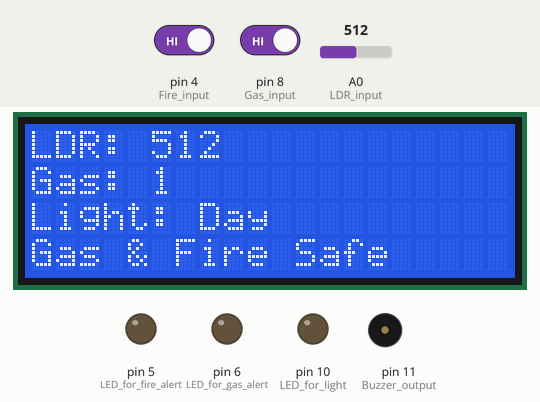
Recording of a sketch running on a simulated Arduino Uno, built with avr-gcc and run on an emulated ATmega328P. On the bench: 20×4 character LCD, output pins drawn as LEDs (lit = HIGH), buzzer (waves = sounding). Dashed ring = blinking. The test bench sets the inputs (shaded band); at power-on: pin 4 (Fire_input) HIGH, pin 8 (Gas_input) HIGH, A0 (LDR_input) = 512. What the sketch prints to the serial monitor is not drawn.

Above: at 3.2 s.
3.3 s: pin 4 (Fire_input) driven LOW
At 3.93 s:
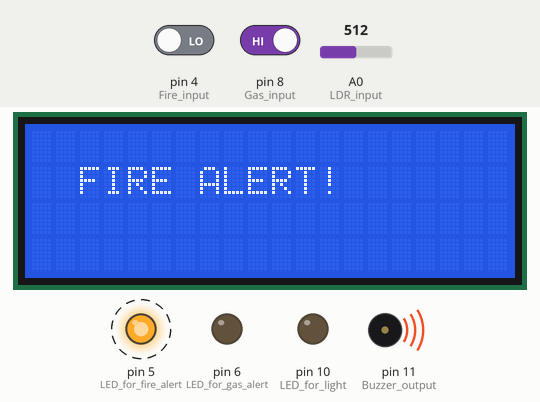
6.1 s: pin 8 (Gas_input) driven LOW
At 6.9 s:
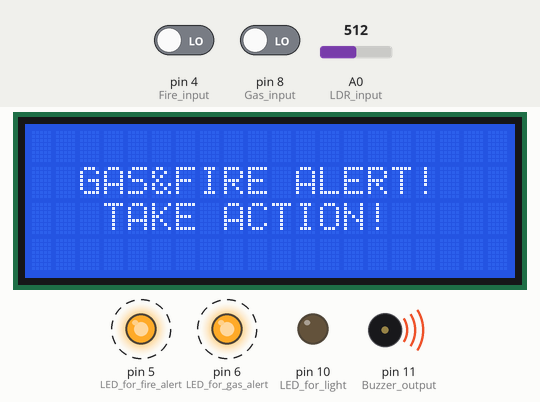
8.8 s: pin 4 (Fire_input) driven HIGH
At 10.8 s:
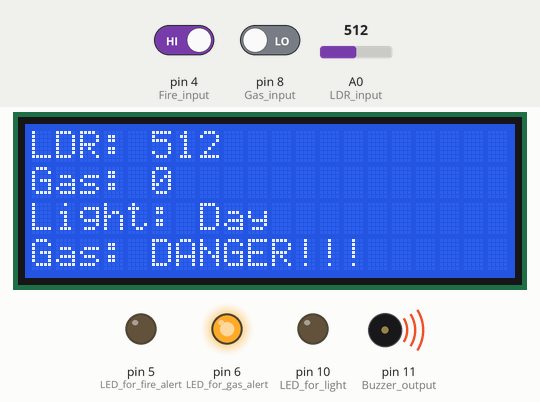
11.2 s: A0 (LDR_input) set to 691
At 12.4 s:
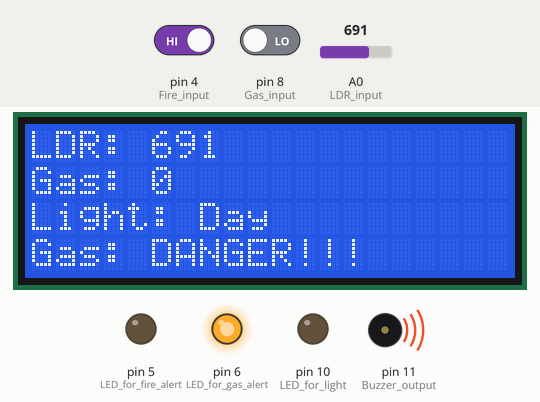
12.8 s: A0 (LDR_input) set to 716
At 13.4 s:
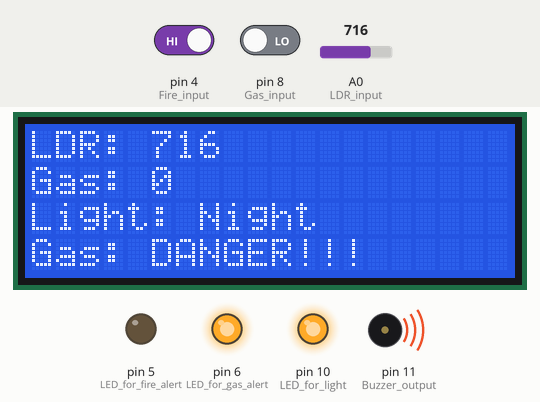
14.5 s: pin 8 (Gas_input) driven HIGH
At 15.2 s:
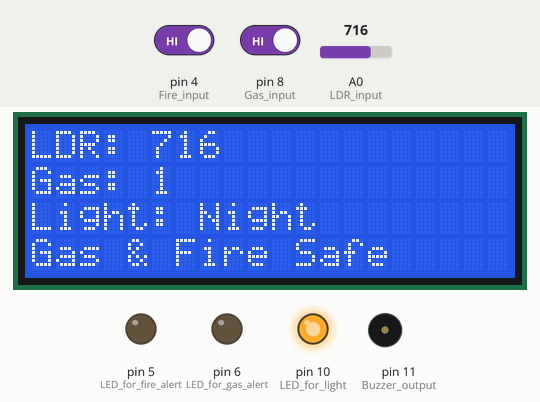
Timing chart, 0 to 17.1 s (numbered marks = the images above; inputs shaded):
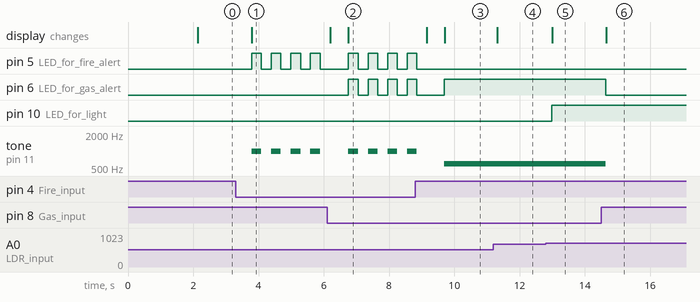

Measured:
- the behaviour switches between 700 and 701 on A0 (LDR_input) (found by bisection; images 4 and 5)
- after the input at 3.3 s, pin 5 (LED_for_fire_alert): alternates HIGH for 0.30 s and LOW for 0.30 s, starting after 0.49 s; tone on pin 11 (Buzzer_output): alternates 1000 Hz for 0.30 s and silent for 0.30 s, starting after 0.49 s; the display: changes after 0.49 s (image 1)
- after the input at 6.1 s, pin 6 (LED_for_gas_alert): alternates HIGH for 0.30 s and LOW for 0.30 s, starting after 0.66 s; the display: first differs from a run without the input after 0.66 s (image 2)
- after the input at 8.8 s, pin 5 (LED_for_fire_alert): goes on until 8.9 s, then stays LOW; pin 6 (LED_for_gas_alert): goes on until 9.7 s, then stays HIGH; the display: first differs from a run without the input after 0.91 s (image 3)
- after the input at 11.2 s, the display: changes after 0.12 s (image 4)
- after the input at 12.8 s, pin 10 (LED_for_light): LOW → HIGH after 0.18 s; the display: changes after 0.21 s (image 5)
- after the input at 14.5 s, pin 6 (LED_for_gas_alert): HIGH → LOW after 0.14 s; tone on pin 11 (Buzzer_output): 600 Hz → silent after 0.14 s; the display: changes after 0.16 s (image 6)

The sketch:

Ldr_Gas_Flame_Sensor_oct28c.ino
```cpp
#include <Wire.h>
#include <LiquidCrystal_I2C.h>

LiquidCrystal_I2C lcd(0x27, 20, 4);  // Try 0x3F if 0x27 doesn't work

int ldrSensor = 0;   // LDR sensor connected to A0
int gasSensor = 0;   // Gas sensor connected to D8
int fireSensor = 0;  // Fire sensor connected to D4

void setup() {
  lcd.init();
  lcd.backlight();

  pinMode(A0, INPUT);   // LDR input
  pinMode(8, INPUT);    // Gas input
  pinMode(4, INPUT);    // Fire input

  pinMode(10, OUTPUT);  // LED for light (Day/Night)
  pinMode(6, OUTPUT);   // LED for gas alert
  pinMode(5, OUTPUT);   // LED for fire alert (blinks)
  pinMode(11, OUTPUT);  // Buzzer output

  Serial.begin(9600);

  // Welcome Message
  lcd.setCursor(4, 1);
  lcd.print("Hello Builders");
  lcd.setCursor(6, 2);
  lcd.print("Welcome");
  delay(2000);
  lcd.clear();
}

void loop() {
  // Read sensor values
  ldrSensor = analogRead(A0);
  gasSensor = digitalRead(8);
  fireSensor = digitalRead(4);

  // Print sensor values on Serial Monitor
  Serial.print("LDR: ");  Serial.println(ldrSensor);
  Serial.print("GAS: ");  Serial.println(gasSensor);
  Serial.print("FIRE: "); Serial.println(fireSensor);

  // Show sensor readings on LCD
  lcd.setCursor(0, 0);
  lcd.print("LDR: ");
  lcd.print(ldrSensor);
  lcd.print("   ");

  lcd.setCursor(0, 1);
  lcd.print("Gas: ");
  lcd.print(gasSensor);
  lcd.print("   ");

  // ---------- LDR Control ----------
  if (ldrSensor > 700) {
    digitalWrite(10, HIGH); // LED ON at night
    lcd.setCursor(0, 2);
    lcd.print("Light: Night   ");
  } else {
    digitalWrite(10, LOW);  // LED OFF in daytime
    lcd.setCursor(0, 2);
    lcd.print("Light: Day     ");
  }

  // ---------- Combined Gas + Fire Alert ----------
  if (gasSensor == LOW && fireSensor == LOW){ // Both sensors triggered
    lcd.clear();
    lcd.setCursor(2, 1);
    lcd.print("GAS&FIRE ALERT!");
    lcd.setCursor(3, 2);
    lcd.print("TAKE ACTION!");

    // Blink both LEDs + buzzer
    for (int i = 0; i < 4; i++) {
      digitalWrite(6, HIGH);
      digitalWrite(5, HIGH);
      tone(11, 1000);
      delay(300);
      digitalWrite(6, LOW);
      digitalWrite(5, LOW);
      noTone(11);
      delay(300);
    }
    lcd.clear();
  }

  // ---------- Fire Only ----------
  else if (fireSensor == LOW) {
    lcd.clear();
    lcd.setCursor(2, 1);
    lcd.print("FIRE ALERT!");

    for (int i = 0; i < 4; i++) {
      digitalWrite(5, HIGH);
      tone(11, 1000);
      delay(300);
      digitalWrite(5, LOW);
      noTone(11);
      delay(300);
    }
    lcd.clear();
  }

  // ---------- Gas Only ----------
  else if (gasSensor == LOW) {/////
    digitalWrite(6, HIGH);
    tone(11, 600);
    lcd.setCursor(0, 3);
    lcd.print("Gas: DANGER!!! ");
  }

  // ---------- Safe Condition ----------
  else {
    digitalWrite(6, LOW);
    digitalWrite(5, LOW);
    noTone(11);
    lcd.setCursor(0, 3);
    lcd.print("Gas & Fire Safe");
  }

  delay(500);
}
```
